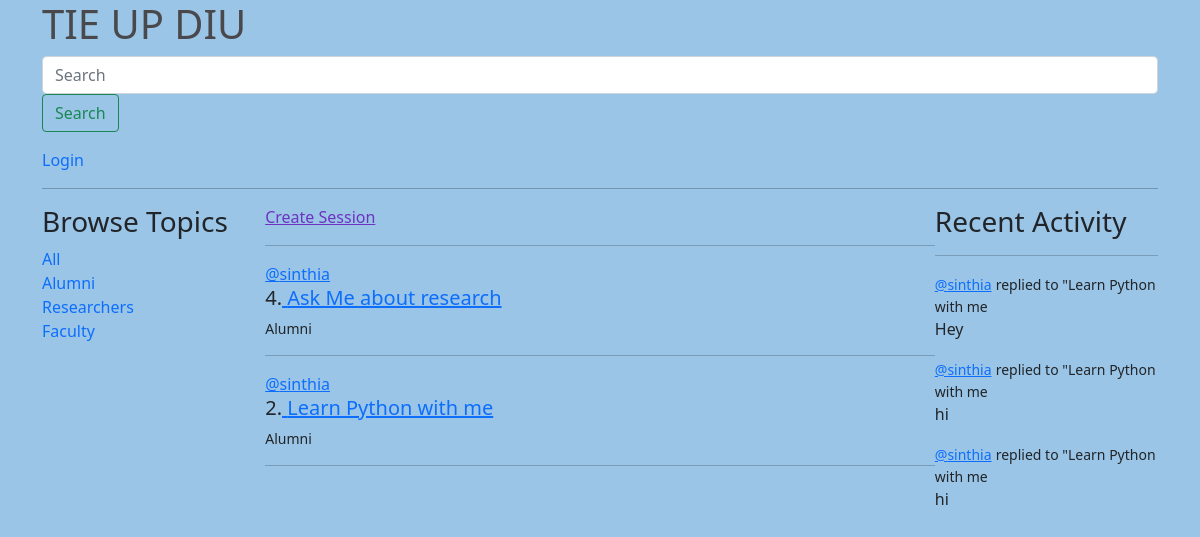
Page /?q=Alumni on the committed database.
### base/models.py (models this page shows, shortened)
class Topic(models.Model):
    name = models.CharField(max_length=200)

class Room(models.Model):
    host = models.ForeignKey(User, on_delete=models.SET_NULL, null=True)
    topic =models.ForeignKey(Topic, on_delete=models.SET_NULL, null=True)
    name = models.CharField(max_length=200)
    decription = models.TextField(null=True, blank=True)
    participants= models.ManyToManyField(User,related_name='participants',blank=True)
    updated = models.DateTimeField(auto_now=True)
    Created = models.DateTimeField(auto_now_add=True)
    class Meta:
     ordering = ['-updated', '-Created']
    def __str__(self):
        return self.name

class Message(models.Model):
    user = models.ForeignKey(User, on_delete=models.CASCADE)
    room = models.ForeignKey(Room, on_delete=models.CASCADE)
    body = models.TextField()
    updated = models.DateTimeField(auto_now=True)
    Created = models.DateTimeField(auto_now_add=True)
    def __str__(self):
        return self.body[0:50]

### base/views.py (the view)
# urls.py: path('', views.home, name="home"),
def home(request):
    q = request.GET.get('q') if request.GET.get('q') != None else ''
    rooms = Room.objects.filter(topic__name__icontains=q)
    topics = Topic.objects.all()[0:5]
    room_messages = Message.objects.filter(Q(room__topic__name__icontains=q))
    context = {'rooms': rooms, 'topics': topics , 'room_messages':room_messages}
    return render(request, 'base/home.html', context)

### base/templates/base/home.html (shortened to what this page needs)
{% extends 'main.html' %}
{% block content %}
<div class="home-container">
           <div>
     {% include 'base/topics_component.html' %}
          </div>
      <div>
              <a  style ="color: rgb(110, 50, 193);" href="{% url 'create-room' %}" style = " text-decoration:none">Create Session</a>
              <hr>
             {% include 'base/feed_component.html' %}
      </div>
      <div >
         {% include 'base/activity_component.html' %}
      </div>
</div>
{% endblock content %}

### base/templates/base/topics_component.html
<h3>Browse Topics</h3>
              <div>
                   <a href="{% url 'home' %}"   style =" text-decoration: none;">All</a>
               </div>
               {% for topic in topics %}
               <div>
                 <a href="{% url 'home' %}?q={{topic.name}}"    style =" text-decoration: none;"  >{{topic.name}}</a>
               </div>
               {% endfor %}

### base/templates/base/feed_component.html (shortened to what this page needs)
<div>
              {% for room in rooms %}
                <div>
                     <a href="{% url 'user-profile' room.host.id %}">@{{room.host.username}}</a>
                        <h5>{{room.id}}.<a href="{% url 'room' room.id %}"> {{room.name}}</a></h5>
                        <small>{{room.topic.name}}</small>
                         <hr>
                </div>
        {% endfor %}
           </div>

### base/templates/base/activity_component.html
 <h3>Recent Activity</h3>
          <hr>
          {% for message in room_messages %}
          <div>
              <small><a href="{%url 'user-profile' message.user.id %}">@{{message.user}}</a></small>
              <small>replied to "{{message.room}}</small>
              <p>{{message}}</p>
          </div>
          {% endfor %}

### static/styles/main.css (style rules this page uses)
body { background-color: hsla(197, 54%, 69%, 0.88); }

### base/templates/base/home.html (style rules this page uses)
.home-container { display: grid; grid-template-columns : 1fr 3fr 1fr; }

### rows in the picture
Topic: name "Alumni"
Topic: name "Researchers"
Topic: name "Faculty"
Room: host.username "sinthia", id "4", name "Ask Me about research", topic.name "Alumni"
Room: host.username "sinthia", id "2", name "Learn Python with me", topic.name "Alumni"
Message: user "sinthia", room "Learn Python with me", body "Hey"
Message: user "sinthia", room "Learn Python with me", body "hi"
Message: user "sinthia", room "Learn Python with me", body "hi"
